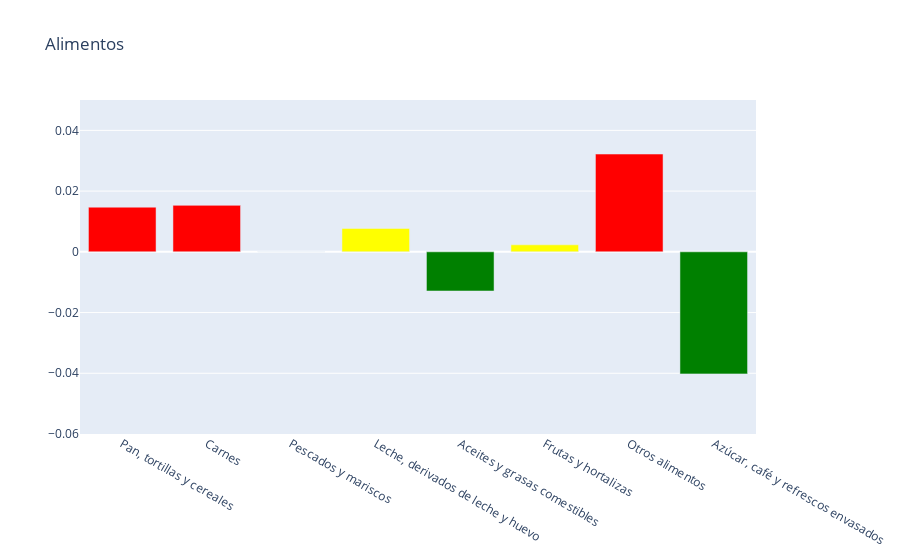

This figure's notebook cell:
### Code cell
#Para correr gráfica de barras semáforo con filtro
grupo, cat = div_grupo(df, 2)
bar_chart_sem(grupo,cat)

### Figure 1 — Plotly figure (JSON) as saved in the notebook; plotly's stock layout.template omitted (floating-point values rounded to 4 significant figures)
{"data": [{"marker": {"color": ["red", "red", "yellow", "yellow", "green", "yellow", "red", "green"]}, "type": "bar", "x": ["Pan, tortillas y cereales", "Carnes", "Pescados y mariscos", "Leche, derivados de leche y huevo", "Aceites y grasas comestibles", "Frutas y hortalizas", "Otros alimentos", "Azúcar, café y refrescos envasados"], "y": [0.0147, 0.0153, 0, 0.0077, -0.0129, 0.0023, 0.0322, -0.0402]}], "layout": {"title": {"text": "Alimentos"}, "yaxis": {"range": [-0.06, 0.05]}}}
